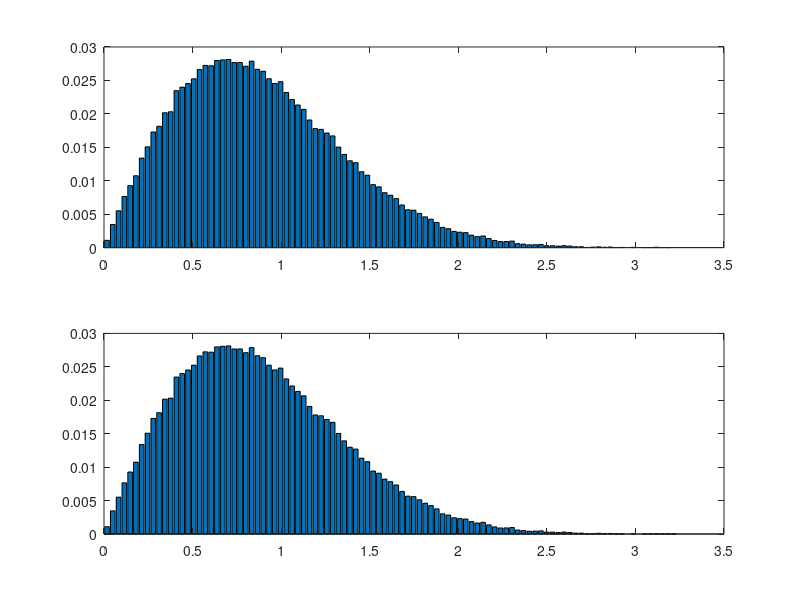

Source code (MATLAB):
%Matlab program to plot pdf of Rayleigh distribution
%Hstogram Approach
clear;
n=100000;
norm_mean=0;
norm_var=1/2;x1=norm_mean+sqrt(norm_var)*randn(1,n);
x2=norm_mean+sqrt(norm_var)*randn(1,n);
h=x1+j*x2; %complex gaussian

z=abs(h);
nob=100;%Number of bins
a=min(z);
b=max(z);
aa=linspace(a,b,nob);%linearly spaced vectors
count(size(aa))=0;%Initializing the counters
for i=1:length(aa)-1%bins
    for j=1:n
        if z(j)>=aa(i) && z(j)<aa(i+1)
            count(i)=count(i)+1;
        end
    end
    y(i)=(aa(i)+aa(i+1))/2;
end
%plotting
subplot(211);

bar(y,count(1:end-1)/n);
[bin val]=hist(z,y);
subplot(212);
bar(y,bin/n);
